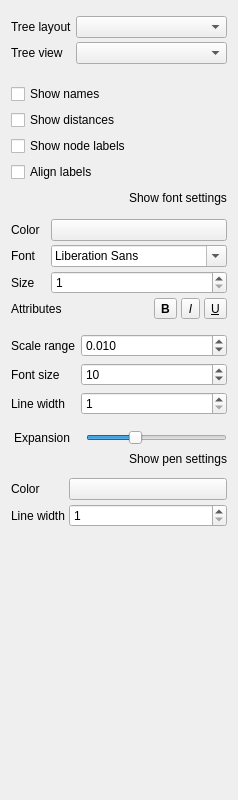
<?xml version="1.0" encoding="UTF-8"?>
<ui version="4.0">
 <class>TreeOptionWidget</class>
 <widget class="QWidget" name="TreeOptionWidget">
  <property name="enabled">
   <bool>true</bool>
  </property>
  <property name="geometry">
   <rect>
    <x>0</x>
    <y>0</y>
    <width>238</width>
    <height>800</height>
   </rect>
  </property>
  <property name="sizePolicy">
   <sizepolicy hsizetype="Minimum" vsizetype="Minimum">
    <horstretch>0</horstretch>
    <verstretch>0</verstretch>
   </sizepolicy>
  </property>
  <property name="windowTitle">
   <string>Form</string>
  </property>
  <layout class="QVBoxLayout" name="verticalLayout">
   <item>
    <widget class="QWidget" name="treeLayoutWidget" native="true">
     <property name="sizePolicy">
      <sizepolicy hsizetype="Preferred" vsizetype="Preferred">
       <horstretch>0</horstretch>
       <verstretch>0</verstretch>
      </sizepolicy>
     </property>
     <layout class="QVBoxLayout" name="verticalLayout_7">
      <property name="spacing">
       <number>4</number>
      </property>
      <property name="leftMargin">
       <number>0</number>
      </property>
      <property name="topMargin">
       <number>5</number>
      </property>
      <property name="rightMargin">
       <number>0</number>
      </property>
      <property name="bottomMargin">
       <number>5</number>
      </property>
      <item>
       <layout class="QGridLayout" name="gridLayout_6">
        <property name="bottomMargin">
         <number>9</number>
        </property>
        <item row="0" column="0">
         <widget class="QLabel" name="layoutLabel">
          <property name="text">
           <string>Tree layout</string>
          </property>
         </widget>
        </item>
        <item row="0" column="1">
         <widget class="QComboBox" name="layoutCombo">
          <property name="sizePolicy">
           <sizepolicy hsizetype="MinimumExpanding" vsizetype="Fixed">
            <horstretch>0</horstretch>
            <verstretch>0</verstretch>
           </sizepolicy>
          </property>
         </widget>
        </item>
        <item row="1" column="0">
         <widget class="QLabel" name="treeViewLabel">
          <property name="text">
           <string>Tree view</string>
          </property>
         </widget>
        </item>
        <item row="1" column="1">
         <widget class="QComboBox" name="treeViewCombo"/>
        </item>
       </layout>
      </item>
     </layout>
    </widget>
   </item>
   <item>
    <widget class="QWidget" name="labelsGroup" native="true">
     <property name="sizePolicy">
      <sizepolicy hsizetype="Preferred" vsizetype="Preferred">
       <horstretch>0</horstretch>
       <verstretch>0</verstretch>
      </sizepolicy>
     </property>
     <layout class="QVBoxLayout" name="verticalLayout_8">
      <property name="leftMargin">
       <number>0</number>
      </property>
      <property name="topMargin">
       <number>0</number>
      </property>
      <property name="rightMargin">
       <number>0</number>
      </property>
      <property name="bottomMargin">
       <number>9</number>
      </property>
      <item>
       <layout class="QVBoxLayout" name="verticalLayout_3">
        <item>
         <widget class="QCheckBox" name="showNamesCheck">
          <property name="text">
           <string>Show names</string>
          </property>
         </widget>
        </item>
        <item>
         <widget class="QCheckBox" name="showDistancesCheck">
          <property name="text">
           <string>Show distances</string>
          </property>
         </widget>
        </item>
        <item>
         <widget class="QCheckBox" name="showNodeLabelsCheck">
          <property name="text">
           <string>Show node labels</string>
          </property>
         </widget>
        </item>
        <item>
         <widget class="QCheckBox" name="alignLabelsCheck">
          <property name="text">
           <string>Align labels</string>
          </property>
         </widget>
        </item>
        <item>
         <layout class="QHBoxLayout" name="horizontalLayout">
          <item>
           <spacer name="horizontalSpacer_3">
            <property name="orientation">
             <enum>Qt::Horizontal</enum>
            </property>
            <property name="sizeHint" stdset="0">
             <size>
              <width>40</width>
              <height>20</height>
             </size>
            </property>
           </spacer>
          </item>
          <item>
           <widget class="QLabel" name="lblFontSettings">
            <property name="text">
             <string>Show font settings</string>
            </property>
           </widget>
          </item>
         </layout>
        </item>
        <item>
         <widget class="QWidget" name="fontSettingsWidget" native="true">
          <layout class="QVBoxLayout" name="verticalLayout_9">
           <property name="spacing">
            <number>4</number>
           </property>
           <property name="leftMargin">
            <number>0</number>
           </property>
           <property name="topMargin">
            <number>5</number>
           </property>
           <property name="rightMargin">
            <number>0</number>
           </property>
           <property name="bottomMargin">
            <number>0</number>
           </property>
           <item>
            <layout class="QGridLayout" name="gridLayout_3">
             <item row="1" column="0">
              <widget class="QLabel" name="fontLabel">
               <property name="text">
                <string>Font</string>
               </property>
              </widget>
             </item>
             <item row="2" column="0">
              <widget class="QLabel" name="fontSizeLabel">
               <property name="text">
                <string>Size</string>
               </property>
              </widget>
             </item>
             <item row="2" column="1">
              <widget class="QSpinBox" name="fontSizeSpinBox">
               <property name="sizePolicy">
                <sizepolicy hsizetype="MinimumExpanding" vsizetype="Fixed">
                 <horstretch>0</horstretch>
                 <verstretch>0</verstretch>
                </sizepolicy>
               </property>
               <property name="minimum">
                <number>1</number>
               </property>
              </widget>
             </item>
             <item row="1" column="1">
              <widget class="QFontComboBox" name="fontComboBox">
               <property name="sizePolicy">
                <sizepolicy hsizetype="Ignored" vsizetype="Fixed">
                 <horstretch>0</horstretch>
                 <verstretch>0</verstretch>
                </sizepolicy>
               </property>
              </widget>
             </item>
             <item row="0" column="0">
              <widget class="QLabel" name="colorLabel">
               <property name="text">
                <string>Color  </string>
               </property>
              </widget>
             </item>
             <item row="0" column="1">
              <widget class="QPushButton" name="labelsColorButton">
               <property name="sizePolicy">
                <sizepolicy hsizetype="MinimumExpanding" vsizetype="Fixed">
                 <horstretch>0</horstretch>
                 <verstretch>0</verstretch>
                </sizepolicy>
               </property>
               <property name="text">
                <string/>
               </property>
               <property name="autoDefault">
                <bool>false</bool>
               </property>
               <property name="default">
                <bool>false</bool>
               </property>
               <property name="flat">
                <bool>false</bool>
               </property>
              </widget>
             </item>
            </layout>
           </item>
           <item>
            <layout class="QHBoxLayout" name="horizontalLayout_9">
             <item>
              <widget class="QLabel" name="attributesLabel">
               <property name="text">
                <string>Attributes</string>
               </property>
              </widget>
             </item>
             <item>
              <spacer name="horizontalSpacer_2">
               <property name="orientation">
                <enum>Qt::Horizontal</enum>
               </property>
               <property name="sizeHint" stdset="0">
                <size>
                 <width>40</width>
                 <height>20</height>
                </size>
               </property>
              </spacer>
             </item>
             <item>
              <widget class="QToolButton" name="boldAttrButton">
               <property name="font">
                <font>
                 <bold>true</bold>
                </font>
               </property>
               <property name="text">
                <string>B</string>
               </property>
              </widget>
             </item>
             <item>
              <widget class="QToolButton" name="italicAttrButton">
               <property name="font">
                <font>
                 <italic>true</italic>
                </font>
               </property>
               <property name="text">
                <string>I</string>
               </property>
              </widget>
             </item>
             <item>
              <widget class="QToolButton" name="underlineAttrButton">
               <property name="font">
                <font>
                 <italic>false</italic>
                 <bold>false</bold>
                 <underline>true</underline>
                 <strikeout>false</strikeout>
                </font>
               </property>
               <property name="text">
                <string>U</string>
               </property>
              </widget>
             </item>
            </layout>
           </item>
          </layout>
         </widget>
        </item>
       </layout>
      </item>
     </layout>
    </widget>
   </item>
   <item>
    <widget class="QWidget" name="scalebarGroup" native="true">
     <layout class="QGridLayout" name="gridLayout_2">
      <property name="leftMargin">
       <number>0</number>
      </property>
      <property name="topMargin">
       <number>0</number>
      </property>
      <property name="rightMargin">
       <number>0</number>
      </property>
      <item row="1" column="0">
       <widget class="QLabel" name="label">
        <property name="text">
         <string>Font size</string>
        </property>
       </widget>
      </item>
      <item row="0" column="1">
       <widget class="QDoubleSpinBox" name="scaleSpinBox">
        <property name="sizePolicy">
         <sizepolicy hsizetype="MinimumExpanding" vsizetype="Fixed">
          <horstretch>0</horstretch>
          <verstretch>0</verstretch>
         </sizepolicy>
        </property>
        <property name="decimals">
         <number>3</number>
        </property>
        <property name="minimum">
         <double>0.001000000000000</double>
        </property>
        <property name="singleStep">
         <double>0.001000000000000</double>
        </property>
        <property name="value">
         <double>0.010000000000000</double>
        </property>
       </widget>
      </item>
      <item row="0" column="0">
       <widget class="QLabel" name="scaleLabel">
        <property name="text">
         <string>Scale range</string>
        </property>
       </widget>
      </item>
      <item row="2" column="0">
       <widget class="QLabel" name="label_3">
        <property name="text">
         <string>Line width</string>
        </property>
       </widget>
      </item>
      <item row="1" column="1">
       <widget class="QSpinBox" name="scaleFontSizeSpinBox">
        <property name="sizePolicy">
         <sizepolicy hsizetype="MinimumExpanding" vsizetype="Fixed">
          <horstretch>0</horstretch>
          <verstretch>0</verstretch>
         </sizepolicy>
        </property>
        <property name="minimum">
         <number>1</number>
        </property>
        <property name="value">
         <number>10</number>
        </property>
       </widget>
      </item>
      <item row="2" column="1">
       <widget class="QSpinBox" name="lineWidthSpinBox">
        <property name="sizePolicy">
         <sizepolicy hsizetype="MinimumExpanding" vsizetype="Fixed">
          <horstretch>0</horstretch>
          <verstretch>0</verstretch>
         </sizepolicy>
        </property>
        <property name="minimum">
         <number>1</number>
        </property>
        <property name="maximum">
         <number>40</number>
        </property>
       </widget>
      </item>
     </layout>
    </widget>
   </item>
   <item>
    <widget class="QWidget" name="branchesGroup" native="true">
     <property name="sizePolicy">
      <sizepolicy hsizetype="Preferred" vsizetype="Preferred">
       <horstretch>0</horstretch>
       <verstretch>0</verstretch>
      </sizepolicy>
     </property>
     <layout class="QVBoxLayout" name="verticalLayout_2">
      <property name="spacing">
       <number>4</number>
      </property>
      <property name="leftMargin">
       <number>0</number>
      </property>
      <property name="topMargin">
       <number>0</number>
      </property>
      <property name="rightMargin">
       <number>0</number>
      </property>
      <property name="bottomMargin">
       <number>9</number>
      </property>
      <item>
       <layout class="QGridLayout" name="gridLayout">
        <property name="verticalSpacing">
         <number>4</number>
        </property>
        <item row="0" column="1">
         <widget class="QSlider" name="breadthScaleAdjustmentSlider">
          <property name="minimum">
           <number>-100</number>
          </property>
          <property name="maximum">
           <number>200</number>
          </property>
          <property name="pageStep">
           <number>50</number>
          </property>
          <property name="orientation">
           <enum>Qt::Horizontal</enum>
          </property>
          <property name="invertedAppearance">
           <bool>false</bool>
          </property>
          <property name="tickPosition">
           <enum>QSlider::NoTicks</enum>
          </property>
          <property name="tickInterval">
           <number>3</number>
          </property>
         </widget>
        </item>
        <item row="0" column="0">
         <widget class="QLabel" name="breadthScaleAdjustmentLabel">
          <property name="styleSheet">
           <string notr="true">margin-right: 5px</string>
          </property>
          <property name="text">
           <string>Expansion </string>
          </property>
         </widget>
        </item>
       </layout>
      </item>
      <item>
       <layout class="QHBoxLayout" name="horizontalLayout_11">
        <item>
         <spacer name="horizontalSpacer_4">
          <property name="orientation">
           <enum>Qt::Horizontal</enum>
          </property>
          <property name="sizeHint" stdset="0">
           <size>
            <width>40</width>
            <height>20</height>
           </size>
          </property>
         </spacer>
        </item>
        <item>
         <widget class="QLabel" name="lblPenSettings">
          <property name="text">
           <string>Show pen settings</string>
          </property>
         </widget>
        </item>
       </layout>
      </item>
      <item>
       <widget class="QWidget" name="penGroup" native="true">
        <property name="sizePolicy">
         <sizepolicy hsizetype="Preferred" vsizetype="Preferred">
          <horstretch>0</horstretch>
          <verstretch>0</verstretch>
         </sizepolicy>
        </property>
        <layout class="QVBoxLayout" name="verticalLayout_6">
         <property name="spacing">
          <number>4</number>
         </property>
         <property name="leftMargin">
          <number>0</number>
         </property>
         <property name="topMargin">
          <number>5</number>
         </property>
         <property name="rightMargin">
          <number>0</number>
         </property>
         <property name="bottomMargin">
          <number>5</number>
         </property>
         <item>
          <layout class="QGridLayout" name="gridLayout_5">
           <item row="1" column="0">
            <widget class="QLabel" name="lineWeightLabel">
             <property name="text">
              <string>Line width</string>
             </property>
            </widget>
           </item>
           <item row="1" column="1">
            <widget class="QSpinBox" name="lineWeightSpinBox">
             <property name="minimum">
              <number>1</number>
             </property>
             <property name="maximum">
              <number>40</number>
             </property>
            </widget>
           </item>
           <item row="0" column="0">
            <widget class="QLabel" name="label_2">
             <property name="text">
              <string>Color</string>
             </property>
            </widget>
           </item>
           <item row="0" column="1">
            <widget class="QPushButton" name="branchesColorButton">
             <property name="sizePolicy">
              <sizepolicy hsizetype="MinimumExpanding" vsizetype="Fixed">
               <horstretch>0</horstretch>
               <verstretch>0</verstretch>
              </sizepolicy>
             </property>
             <property name="text">
              <string/>
             </property>
            </widget>
           </item>
          </layout>
         </item>
        </layout>
       </widget>
      </item>
     </layout>
    </widget>
   </item>
   <item>
    <spacer name="verticalSpacer">
     <property name="orientation">
      <enum>Qt::Vertical</enum>
     </property>
     <property name="sizeHint" stdset="0">
      <size>
       <width>20</width>
       <height>40</height>
      </size>
     </property>
    </spacer>
   </item>
  </layout>
 </widget>
 <tabstops>
  <tabstop>layoutCombo</tabstop>
  <tabstop>treeViewCombo</tabstop>
  <tabstop>showNamesCheck</tabstop>
  <tabstop>showDistancesCheck</tabstop>
  <tabstop>alignLabelsCheck</tabstop>
  <tabstop>labelsColorButton</tabstop>
  <tabstop>fontSizeSpinBox</tabstop>
  <tabstop>boldAttrButton</tabstop>
  <tabstop>italicAttrButton</tabstop>
  <tabstop>underlineAttrButton</tabstop>
  <tabstop>branchesColorButton</tabstop>
  <tabstop>lineWeightSpinBox</tabstop>
 </tabstops>
 <resources/>
 <connections/>
</ui>
